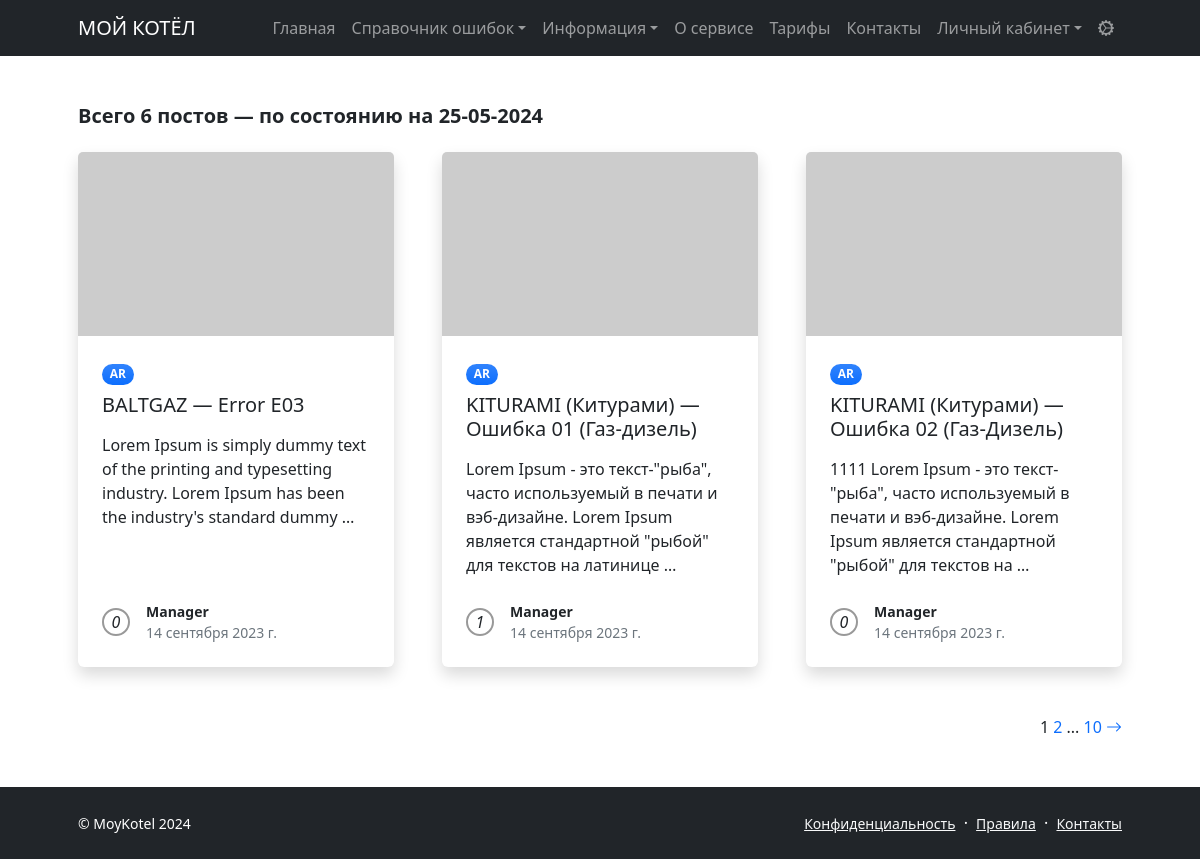
Screenshot of /oshibki-kotlov/ with the database file from the repository.
### moykotel/models.py (models this page shows, shortened)
class Post(models.Model):
    post_author = models.ForeignKey(
        Author,
        on_delete=models.CASCADE,
        related_name='author'
    )
    post_category = models.ManyToManyField(
        Category,
        through='PostCategory',
        related_name='posts'
    )
    post_title = models.CharField(
        max_length=56,
        db_index=True,
        unique=True
    )
    post_text = models.TextField()
    post_date = models.DateField(auto_now_add=True)
    post_rating = models.SmallIntegerField(default=0)
    ARTICLE = 'AR'
    NEWS = 'NW'
    CATEGORY_TYPES = [
        (ARTICLE, "Статья"),
        (NEWS, "Новость")
    ]
    post_type = models.CharField(max_length=2, choices=CATEGORY_TYPES, default=ARTICLE)
    def preview(self):
        return self.post_text[0:124] + "..."

class Author(models.Model):
    author_user = models.OneToOneField(User, on_delete=models.CASCADE)
    author_rating = models.SmallIntegerField(default=0)

### moykotel/views.py (the view, shortened to what this page needs)
# urls.py: path('oshibki-kotlov/', PostsList.as_view(), name='posts_list'),
class PostsList(ListView):
    model = Post
    ordering = 'post_title'
    template_name = 'moykotel/posts.html'
    context_object_name = 'posts'
    paginate_by = 6
    def get_context_data(self, **kwargs):
        context = super().get_context_data(**kwargs)
        context['time_now'] = datetime.utcnow()
        context['current_time'] = timezone.localtime(timezone.now())
        context['timezones'] = pytz.common_timezones
        return context

### moykotel/templatetags/custom_filters.py (called while the page is built)
@register.filter()
def show(value):
    return f'{value}'

### moykotel/templatetags/custom_tags.py (called while the page is built)
@register.simple_tag()
def copyright(format_string='%Y'):
   return f'© MoyKotel {datetime.utcnow().strftime(format_string)}'

### templates/moykotel/posts.html (shortened to what this page needs)
{% extends 'moykotel/default.html' %}
{% load custom_filters %}
{% load custom_tags %}
{% load i18n %}
{% block page_content %}
    {% if posts %}
            <section class="py-5">
                <div class="container px-5">
                    <h2 class="fw-bolder fs-5 mb-4">{% trans "Всего" %} {{ posts|length }} {% trans "постов" %} — {% trans "по состоянию на" %} {{ time_now|date:'d-m-Y' }}</h2>
                    <div class="row gx-5">
                    {% for post in posts %}
                        {% if post.post_type == 'AR' %}
                        <div class="col-lg-4 mb-5">
                            <div class="card h-100 shadow border-0">
                                <img class="card-img-top" src="https://dummyimage.com/600x350/ced4da/6c757d" alt="..." />
                                <div class="card-body p-4">
                                    <div class="badge bg-primary bg-gradient rounded-pill mb-2">{{ post.post_type }}</div>
                                    <a class="text-decoration-none link-dark stretched-link" href="{{ post.id }}"><div class="h5 card-title mb-3">{{ post.post_title }}</div></a>
                                        <p class="card-text mb-0">{{ post.post_text|truncatewords:20 }}</p>
                                </div>
                                <div class="card-footer p-4 pt-0 bg-transparent border-top-0">
                                    <div class="d-flex align-items-end justify-content-between">
                                        <div class="d-flex align-items-center">
                                            <span class="rounded-circle me-3"><i>{{ post.post_rating|show }}</i></span>
                                            <div class="small">
                                                <div class="fw-bold">{{ post.post_author.author_user }}</div>
                                                <div class="text-muted">{{ post.post_date }}</div>
                                            </div>
                                        </div>
                                    </div>
                                </div>
                            </div>
                        </div>
                        {% endif %}
                    {% endfor %}
                    </div>
                    <div class="text-end mb-5 mb-xl-0">
                        {{ page_obj.number }}
                        {% if page_obj.has_next %}
                            <a class="text-decoration-none" href="?page={{ page_obj.next_page_number }}">
                                {{ page_obj.next_page_number }}
                            </a>
                            {% if page_obj.next_page_number != page_obj.paginator.num_pages %}
                            ...
                            <a class="text-decoration-none" href="?page={{ page_obj.paginator.num_pages }}">
                                {{ page_obj.paginator.num_pages }}
                            </a>
                            {% endif %}
                            <a class="text-decoration-none" href="?page={{ page_obj.next_page_number }}">
                                <i class="bi bi-arrow-right"></i>
                            </a>
                        {% endif %}
                    </div>
                </div>
            </section>
    {% else %}
        <h3>Постов нет ¯\_(ツ)_/¯</h3>
    {% endif %}
{% endblock page_content %}

### rows the page displays
Post: post_type "AR", post_title "BALTGAZ — Error E03", post_text "Lorem Ipsum is simply dummy text of the printing and typesetting industry. Lorem Ipsum has been the industry's standard dummy …", post_rating|show "0", post_author.author_user "Manager", post_date "14 сентября 2023 г."
Post: post_type "AR", post_title "KITURAMI (Китурами) — Ошибка 01 (Газ-дизель)", post_text "Lorem Ipsum - это текст-\"рыба\", часто используемый в печати и вэб-дизайне. Lorem Ipsum является стандартной \"рыбой\" для текстов на латинице …", post_rating|show "1", post_author.author_user "Manager", post_date "14 сентября 2023 г."
Post: post_type "AR", post_title "KITURAMI (Китурами) — Ошибка 02 (Газ-Дизель)", post_text "1111 Lorem Ipsum - это текст-\"рыба\", часто используемый в печати и вэб-дизайне. Lorem Ipsum является стандартной \"рыбой\" для текстов на …", post_rating|show "0", post_author.author_user "Manager", post_date "14 сентября 2023 г."

### other values shown
{{ posts|length }} "6"
{{ time_now|date:'d-m-Y' }} "25-05-2024"
{{ page_obj.number }} "1"
{{ page_obj.next_page_number }} "2"
{{ page_obj.paginator.num_pages }} "10"
